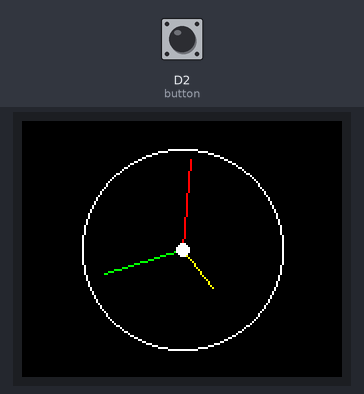
The sketch below on a simulated Arduino Due. Shown: 160×128 colour display. The inputs (shaded band) are chosen by the test bench; at power-on: D2 (button) HIGH.

Above: at 1.7 s.
1.8 s: D2 (button) pulled LOW for 0.15 s
At 2.4 s:
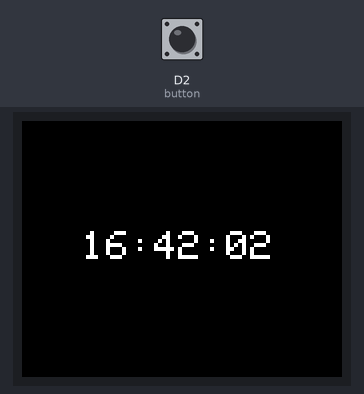
2.5 s: D2 (button) pulled LOW for 1 s
At 5.0 s:
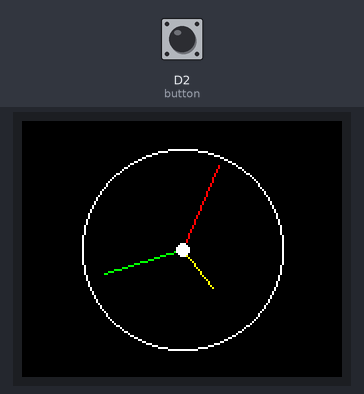
5.7 s: D2 (button) pulled LOW for 0.15 s
6.4 s: D2 (button) pulled LOW for 1 s
At 8.8 s:
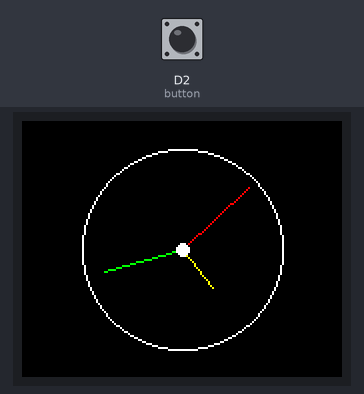
Timing chart, 0 to 10.3 s (numbered marks = the images above; inputs shaded):
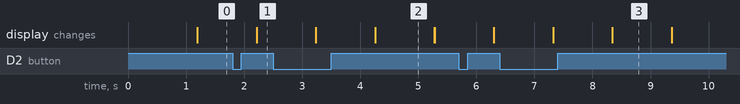

Measured:
- after the input at 2.5 s, the display: first differs from a run without the input after 1.8 s (image 2)
- after the input at 6.4 s, the display: first differs from a run without the input after 1.9 s (image 3)
- what the display in image 2 shows lasts 1.0 s, from 4.3 s to 5.3 s

The sketch:

Lab6D.ino
```cpp
#include <DueTimer.h>
#include <Adafruit_GFX.h>
#include <Adafruit_ST7735.h>
#include <SPI.h>

#define TFT_CS    10
#define TFT_RST   6
#define TFT_DC    7

#define TFT_SCLK 13
#define TFT_MOSI 11

Adafruit_ST7735 tft = Adafruit_ST7735(TFT_CS, TFT_DC, TFT_MOSI, TFT_SCLK, TFT_RST);

const int button = 2;

volatile int hours = 0;
volatile int minutes = 0;
volatile int seconds = 0;

volatile bool digital = false;

const int centerX = 80;
const int centerY = 64;
const int secondHandLength = 45;
const int minuteHandLength = 40;
const int hourHandLength = 25;

void setup() {
  // put your setup code here, to run once:
  pinMode(button, INPUT_PULLUP);

  // Change initial time here, or it will default to 00:00:00
  hours = 16;
  minutes = 42;
  seconds = 0;

  tft.initR(INITR_BLACKTAB);      // Init ST7735S chip, black tab
  tft.setRotation(3);
  tft.setTextColor(ST77XX_WHITE);
  tft.setTextWrap(false);
  tft.setTextSize(2);

  attachInterrupt(button, changeClock, RISING);   // Will cause digital = true after setup

  // Increments the clock once per second (1Hz)
  Timer3.attachInterrupt(incrementClock);
  Timer3.setFrequency(1).start();

  tft.fillScreen(ST77XX_BLACK);
}

void changeClock() {
  // button debounce check
  static unsigned long lastMillis = 0;
  unsigned long newMillis = millis();
  if (newMillis - lastMillis >= 50) {
    lastMillis = newMillis;
    digital = !digital;                   // Change clock style
  }
}

void incrementClock() {
  seconds++;
  if (seconds >= 60) {
    seconds = 0;
    minutes++;
  }
  if (minutes >= 60) {
    minutes = 0;
    hours++;
  }
  if (hours >= 24) {
    hours = 0;
  }
}

void loop() {
  // put your main code here, to run repeatedly:
  if (digital) {
    char currentTime[9];
    tft.setCursor(30, 55);
    sprintf(currentTime, "%02d:%02d:%02d", hours, minutes, seconds);
    tft.print(currentTime);
  } else {
    displayAnalogue();
  }
  delay(1000);
  tft.fillScreen(ST77XX_BLACK);
}

void displayAnalogue() {
  // Calculate hand angles
  float secondAngle = map(seconds, 0, 60, 0, 360);
  float minuteAngle = map(minutes, 0, 60, 0, 360) + secondAngle / 60.0;
  float hourAngle = map(hours % 12, 0, 12, 0, 360) + minuteAngle / 12.0;

  // Draw clock hands based on angles
  // Angle - 90 to move hand starting position from positive x-axis to positive y-axis
  int hourEndX = centerX + (hourHandLength * cos((hourAngle - 90) * DEG_TO_RAD));
  int hourEndY = centerY + (hourHandLength * sin((hourAngle - 90) * DEG_TO_RAD));
  tft.drawLine(centerX, centerY, hourEndX, hourEndY, ST77XX_YELLOW);

  int minuteEndX = centerX + (minuteHandLength * cos((minuteAngle - 90) * DEG_TO_RAD));
  int minuteEndY = centerY + (minuteHandLength * sin((minuteAngle - 90) * DEG_TO_RAD));
  tft.drawLine(centerX, centerY, minuteEndX, minuteEndY, ST77XX_GREEN);

  int secondEndX = centerX + (secondHandLength * cos((secondAngle - 90) * DEG_TO_RAD));
  int secondEndY = centerY + (secondHandLength * sin((secondAngle - 90) * DEG_TO_RAD));
  tft.drawLine(centerX, centerY, secondEndX, secondEndY, ST77XX_RED); // Second hand in red

  //makes clock look nicer
  tft.drawCircle(centerX, centerY, 50, ST77XX_WHITE);
  tft.fillCircle(centerX, centerY, 3, ST77XX_WHITE);
}
```
